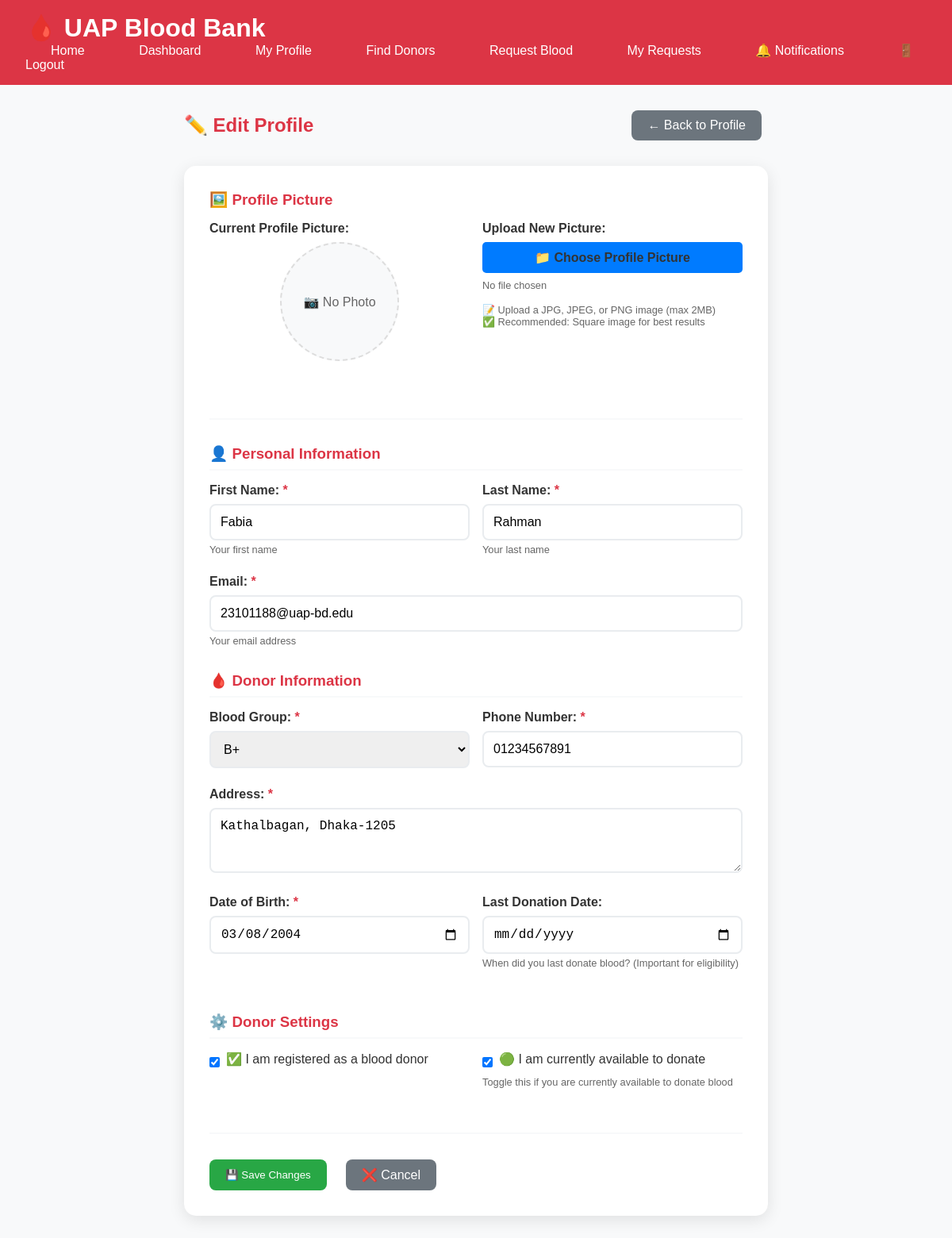
Page /profile/edit/ (signed in) on the earlier database version.
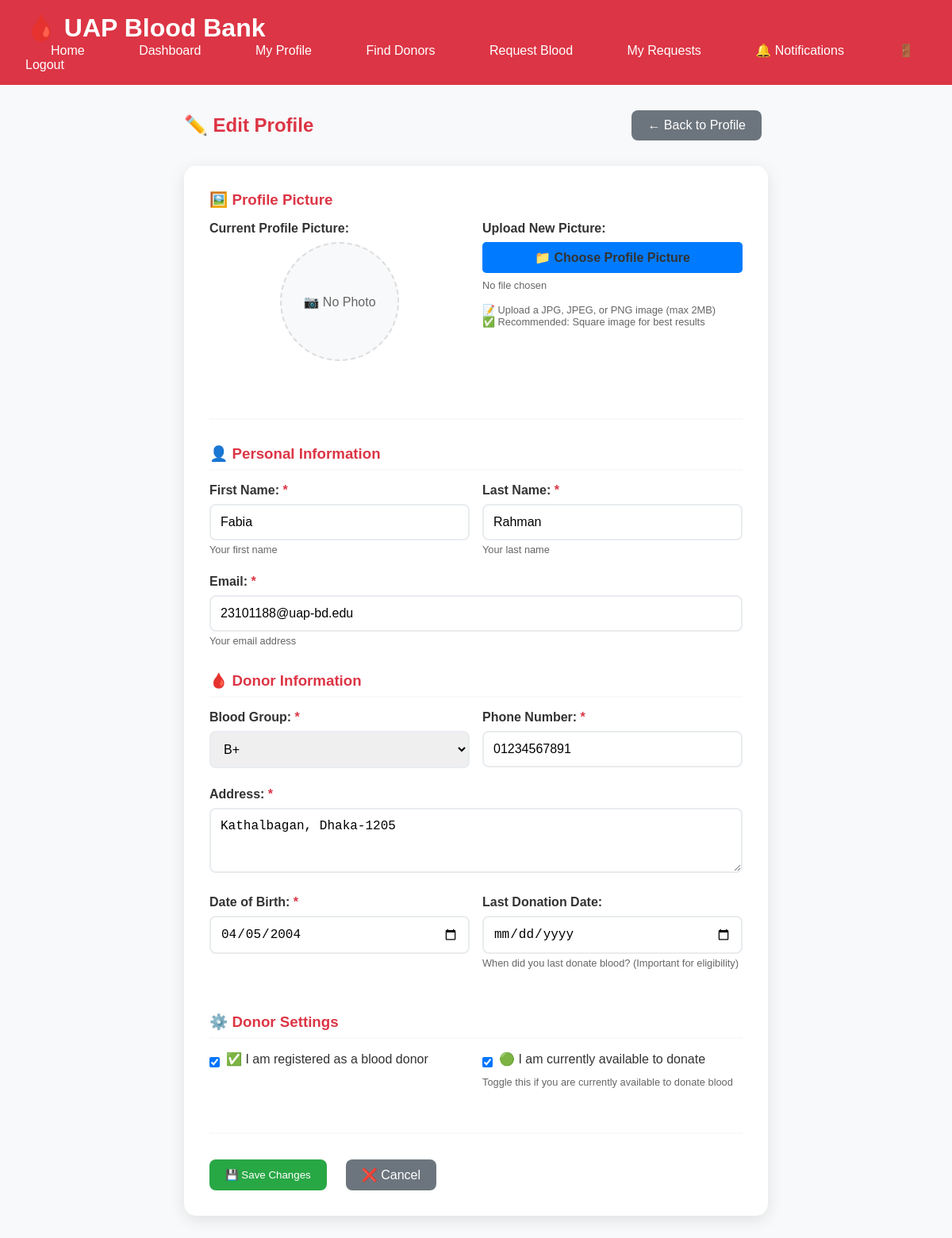
Same page on the later database version.
### UAP_Student_Blood_Information_System/bloodbank/models.py (models this page shows, shortened)
class UserProfile(models.Model):
    profile_picture = models.ImageField(
        upload_to='profile_pics/',
        null=True,
        blank=True,
        help_text='Upload your profile picture (JPG, PNG, JPEG)',
        validators=[FileExtensionValidator(allowed_extensions=['jpg', 'jpeg', 'png'])]
    )

### UAP_Student_Blood_Information_System/bloodbank/views.py (the view)
# urls.py: path('profile/edit/', views.edit_profile, name='edit_profile'),
@login_required
@login_required
def edit_profile(request):
    try:
        profile_obj = UserProfile.objects.get(user=request.user)
    except UserProfile.DoesNotExist:
        profile_obj = UserProfile.objects.create(user=request.user)
    if request.method == 'POST':
        form = ProfileEditForm(request.POST, instance=profile_obj)
        if form.is_valid():
            old_address = profile_obj.address
            profile = form.save()
            if old_address != profile.address:
                lat, lng = geocode_address(profile.address)
                profile.latitude = lat
                profile.longitude = lng
                profile.save()
            messages.success(request, 'Profile updated successfully!')
            return redirect('profile')
    else:
        form = ProfileEditForm(instance=profile_obj)
    unread_count = get_unread_notification_count(request.user)
    return render(request, 'edit_profile.html', {
        'form': form,
        'profile': profile_obj,
        'user': request.user,
        'unread_count': unread_count,
    })

### UAP_Student_Blood_Information_System/bloodbank/context_processors.py (called while the page is built)
def notification_count(request):
    if request.user.is_authenticated:
        unread_count = Notification.objects.filter(user=request.user, is_read=False).count()
        return {'unread_count': unread_count}
    return {'unread_count': 0}

### UAP_Student_Blood_Information_System/bloodbank/views.py (called while the page is built, shortened)
def get_unread_notification_count(user):
    return Notification.objects.filter(user=user, is_read=False).count()

### UAP_Student_Blood_Information_System/templates/edit_profile.html (shortened to what the changed rows need)
<!DOCTYPE html>
<html lang="en">
<head>
</head>
<body>
    <div class="navbar">
        <h1>🩸 UAP Blood Bank</h1>
    </div>
    <div class="container">
        <div class="edit-header">
            <h2>✏️ Edit Profile</h2>
        </div>
        <div class="edit-card">
            <form method="post" enctype="multipart/form-data">
                <div class="form-row">
                    <div class="form-group">
                        <label for="id_blood_group" class="required">Blood Group:</label>
                        <select name="blood_group" id="id_blood_group" class="form-control">
                            {% for value, label in form.blood_group.field.choices %}
                                <option value="{{ value }}" {% if form.blood_group.value == value %}selected{% endif %}>
                                    {{ label }}
                                </option>
                            {% endfor %}
                        </select>
                    </div>
                    <div class="form-group">
                        <label for="id_phone" class="required">Phone Number:</label>
                        <input type="text" name="phone" id="id_phone"
                               value="{{ form.phone.value|default:profile.phone }}"
                               class="form-control"
                               placeholder="Enter your phone number">
                    </div>
                </div>
                <div class="form-group">
                    <label for="id_address" class="required">Address:</label>
                    <textarea name="address" id="id_address" class="form-control"
                              rows="3" placeholder="Enter your current address...">{{ form.address.value|default:profile.address }}</textarea>
                </div>
                <div class="form-row">
                    <div class="form-group">
                        <label for="id_date_of_birth" class="required">Date of Birth:</label>
                        <input type="date" name="date_of_birth" id="id_date_of_birth"
                               value="{{ form.date_of_birth.value|default:profile.date_of_birth|date:'Y-m-d' }}"
                               class="form-control">
                    </div>
                </div>
                <div class="form-row">
                    <div class="form-group">
                        <div class="checkbox-group">
                            <input type="checkbox" name="is_donor" id="id_is_donor"
                                   {% if form.is_donor.value|default:profile.is_donor %}checked{% endif %}>
                            <label for="id_is_donor" style="font-weight: normal;">
                                ✅ I am registered as a blood donor
                            </label>
                        </div>
                    </div>
                    <div class="form-group">
                        <div class="checkbox-group">
                            <input type="checkbox" name="is_available" id="id_is_available"
                                   {% if form.is_available.value|default:profile.is_available %}checked{% endif %}>
                            <label for="id_is_available" style="font-weight: normal;">
                                🟢 I am currently available to donate
                            </label>
                        </div>
                    </div>
                </div>
            </form>
        </div>
    </div>
</body>
</html>

Differences in the rows shown:
changed UserProfile "Kathalbagan, Dhaka-1205": date_of_birth "03/08/2004" → "04/05/2004"
